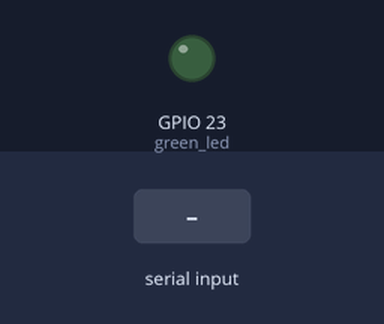
A sketch run on a simulated ESP32. On the bench: output pins drawn as LEDs (lit = HIGH). The inputs (shaded band) are chosen by the test bench. Nothing arrives over Bluetooth unless stated.

Above: at 1.2 s.
1.3 s: "1" received over the second serial link
At 2.5 s:
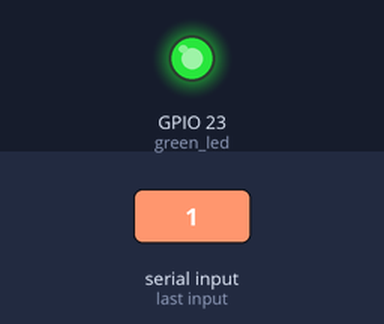
2.8 s: "2" received over the second serial link
At 3.8 s:
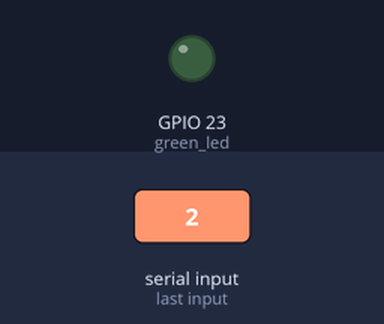
Timing chart, 0 to 5.8 s (numbered marks = the images above; inputs shaded):
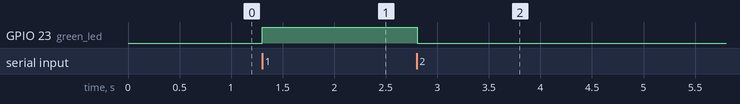

Measured:
- after the input at 1.3 s, GPIO 23 (green_led): LOW → HIGH at once
- after the input at 2.8 s, GPIO 23 (green_led): HIGH → LOW at once

The sketch:

21_Bluetooth_Classic_Turn_LED_ONOFF.ino
```cpp
/*
Prof. Nehmiya Shikur
EGR-226: Digital Sys and Computer ORG

Program: 21

Task: Upload this sketch. Connect a green LED to pin 23.
  Then connect to the ESP32 over Bluetooth in one of these two ways to control the LED:

  Option 1, second laptop:
    On the second laptop, connect to the device named ESP32-Bluetooth in the
    Bluetooth settings. Then open the Arduino IDE on that laptop, pick the
    Bluetooth port (/dev/cu.ESP32-Bluetooth) and open the Serial Monitor.

  Option 2, same laptop (no second laptop needed):
    On your own laptop, connect to the device named ESP32-Bluetooth in the
    Bluetooth settings. Then open a second Arduino IDE window (File > New
    Sketch), pick the Bluetooth port (/dev/cu.ESP32-Bluetooth) and open the Serial Monitor in that window.

  Send '1' to turn the green LED on. Send '2' to turn it off.

*/


#include <BluetoothSerial.h>

BluetoothSerial BT;

const char* Bluetooth_name = "ESP32-Bluetooth";

int green_led = 23;
char reading;

void setup() {
  BT.begin(Bluetooth_name);
  pinMode(green_led, OUTPUT);

}

void loop() {
  if(BT.available())
  {
    reading = BT.read();
  }

  if(reading == '1')
  {
    digitalWrite(green_led, HIGH);
  }
  else if(reading == '2')
  {
    digitalWrite(green_led, LOW);
  }
  delay(100);

}
```
